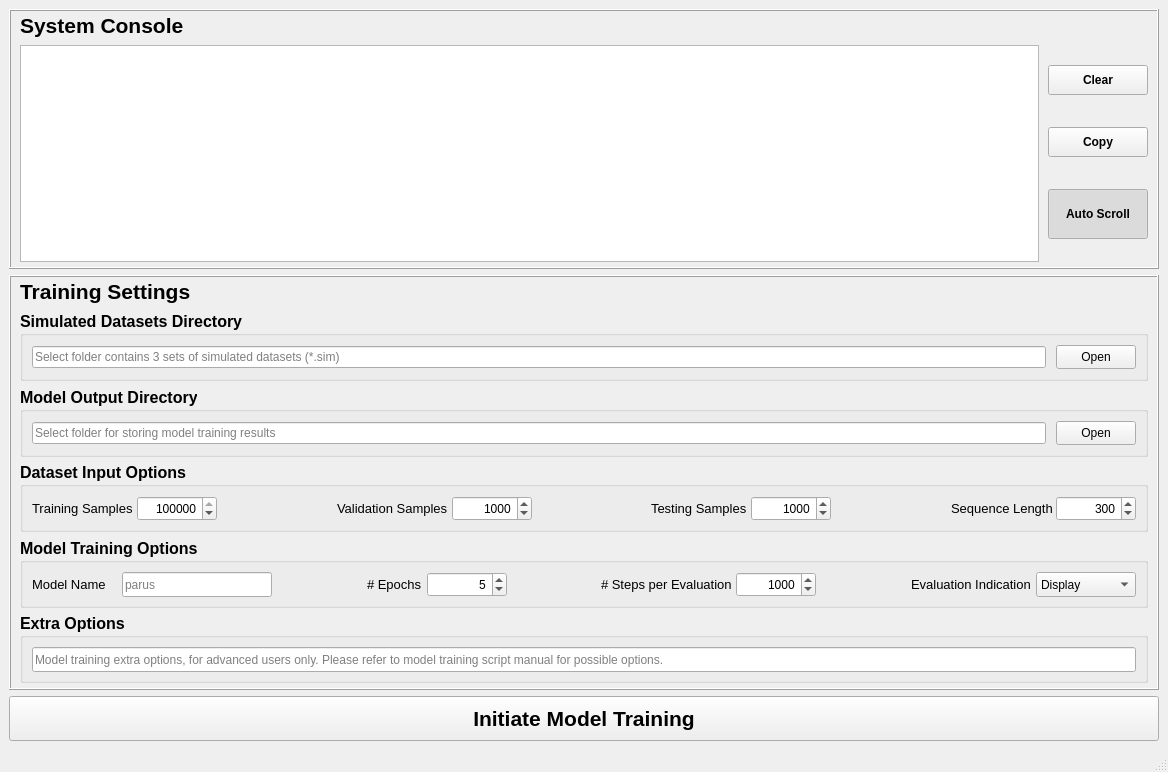
<?xml version="1.0" encoding="UTF-8"?>
<ui version="4.0">
 <class>ParusTrnWindow</class>
 <widget class="QMainWindow" name="ParusTrnWindow">
  <property name="geometry">
   <rect>
    <x>0</x>
    <y>0</y>
    <width>1168</width>
    <height>771</height>
   </rect>
  </property>
  <property name="windowTitle">
   <string>Parus - Model Training</string>
  </property>
  <widget class="QWidget" name="centralWidget">
   <layout class="QVBoxLayout" name="centralLayout">
    <item>
     <widget class="QFrame" name="conFrame">
      <property name="minimumSize">
       <size>
        <width>1150</width>
        <height>260</height>
       </size>
      </property>
      <property name="frameShape">
       <enum>QFrame::Shape::Box</enum>
      </property>
      <property name="frameShadow">
       <enum>QFrame::Shadow::Raised</enum>
      </property>
      <layout class="QGridLayout" name="conFrameLayout">
       <property name="topMargin">
        <number>0</number>
       </property>
       <property name="bottomMargin">
        <number>5</number>
       </property>
       <property name="horizontalSpacing">
        <number>9</number>
       </property>
       <item row="1" column="0">
        <widget class="QTextEdit" name="procConsole">
         <property name="minimumSize">
          <size>
           <width>1000</width>
           <height>0</height>
          </size>
         </property>
        </widget>
       </item>
       <item row="0" column="0" colspan="2">
        <widget class="QLabel" name="procConLabel">
         <property name="minimumSize">
          <size>
           <width>1110</width>
           <height>28</height>
          </size>
         </property>
         <property name="maximumSize">
          <size>
           <width>16777215</width>
           <height>28</height>
          </size>
         </property>
         <property name="font">
          <font>
           <pointsize>16</pointsize>
           <bold>true</bold>
          </font>
         </property>
         <property name="text">
          <string>System Console</string>
         </property>
        </widget>
       </item>
       <item row="1" column="1">
        <layout class="QVBoxLayout" name="conCtrlLayout">
         <property name="spacing">
          <number>12</number>
         </property>
         <item>
          <widget class="QPushButton" name="procConClear">
           <property name="minimumSize">
            <size>
             <width>100</width>
             <height>30</height>
            </size>
           </property>
           <property name="maximumSize">
            <size>
             <width>100</width>
             <height>30</height>
            </size>
           </property>
           <property name="font">
            <font>
             <bold>true</bold>
            </font>
           </property>
           <property name="text">
            <string>Clear</string>
           </property>
          </widget>
         </item>
         <item>
          <widget class="QPushButton" name="procConCopy">
           <property name="minimumSize">
            <size>
             <width>100</width>
             <height>30</height>
            </size>
           </property>
           <property name="maximumSize">
            <size>
             <width>100</width>
             <height>30</height>
            </size>
           </property>
           <property name="font">
            <font>
             <bold>true</bold>
            </font>
           </property>
           <property name="text">
            <string>Copy</string>
           </property>
          </widget>
         </item>
         <item>
          <widget class="QPushButton" name="procConScroll">
           <property name="minimumSize">
            <size>
             <width>100</width>
             <height>50</height>
            </size>
           </property>
           <property name="maximumSize">
            <size>
             <width>100</width>
             <height>50</height>
            </size>
           </property>
           <property name="font">
            <font>
             <bold>true</bold>
            </font>
           </property>
           <property name="text">
            <string>Auto Scroll</string>
           </property>
           <property name="checkable">
            <bool>true</bool>
           </property>
           <property name="checked">
            <bool>true</bool>
           </property>
          </widget>
         </item>
        </layout>
       </item>
      </layout>
     </widget>
    </item>
    <item>
     <widget class="QFrame" name="trnFrame">
      <property name="minimumSize">
       <size>
        <width>1150</width>
        <height>415</height>
       </size>
      </property>
      <property name="maximumSize">
       <size>
        <width>16777215</width>
        <height>415</height>
       </size>
      </property>
      <property name="frameShape">
       <enum>QFrame::Shape::Box</enum>
      </property>
      <property name="frameShadow">
       <enum>QFrame::Shadow::Raised</enum>
      </property>
      <layout class="QVBoxLayout" name="trnFrameLayout">
       <property name="topMargin">
        <number>0</number>
       </property>
       <property name="bottomMargin">
        <number>5</number>
       </property>
       <item>
        <widget class="QLabel" name="trnConLabel">
         <property name="minimumSize">
          <size>
           <width>1000</width>
           <height>28</height>
          </size>
         </property>
         <property name="maximumSize">
          <size>
           <width>16777215</width>
           <height>28</height>
          </size>
         </property>
         <property name="font">
          <font>
           <pointsize>16</pointsize>
           <bold>true</bold>
          </font>
         </property>
         <property name="text">
          <string>Training Settings</string>
         </property>
        </widget>
       </item>
       <item>
        <widget class="QGroupBox" name="simBox">
         <property name="minimumSize">
          <size>
           <width>1110</width>
           <height>70</height>
          </size>
         </property>
         <property name="maximumSize">
          <size>
           <width>16777215</width>
           <height>70</height>
          </size>
         </property>
         <property name="font">
          <font>
           <pointsize>12</pointsize>
           <bold>true</bold>
          </font>
         </property>
         <property name="title">
          <string>Simulated Datasets Directory</string>
         </property>
         <layout class="QHBoxLayout" name="simBoxLayout">
          <property name="spacing">
           <number>10</number>
          </property>
          <item>
           <widget class="QLineEdit" name="simPath">
            <property name="minimumSize">
             <size>
              <width>1000</width>
              <height>22</height>
             </size>
            </property>
            <property name="maximumSize">
             <size>
              <width>16777215</width>
              <height>22</height>
             </size>
            </property>
            <property name="font">
             <font>
              <pointsize>9</pointsize>
              <bold>false</bold>
             </font>
            </property>
            <property name="placeholderText">
             <string>Select folder contains 3 sets of simulated datasets (*.sim)</string>
            </property>
           </widget>
          </item>
          <item>
           <widget class="QPushButton" name="simSelect">
            <property name="minimumSize">
             <size>
              <width>80</width>
              <height>24</height>
             </size>
            </property>
            <property name="maximumSize">
             <size>
              <width>80</width>
              <height>24</height>
             </size>
            </property>
            <property name="font">
             <font>
              <pointsize>9</pointsize>
              <bold>false</bold>
             </font>
            </property>
            <property name="text">
             <string>Open</string>
            </property>
           </widget>
          </item>
         </layout>
        </widget>
       </item>
       <item>
        <widget class="QGroupBox" name="outBox">
         <property name="minimumSize">
          <size>
           <width>1110</width>
           <height>70</height>
          </size>
         </property>
         <property name="maximumSize">
          <size>
           <width>16777215</width>
           <height>70</height>
          </size>
         </property>
         <property name="font">
          <font>
           <pointsize>12</pointsize>
           <bold>true</bold>
          </font>
         </property>
         <property name="toolTip">
          <string>Generated dataset type</string>
         </property>
         <property name="title">
          <string>Model Output Directory</string>
         </property>
         <layout class="QHBoxLayout" name="outBoxLayout">
          <property name="spacing">
           <number>10</number>
          </property>
          <item>
           <widget class="QLineEdit" name="outPath">
            <property name="minimumSize">
             <size>
              <width>1000</width>
              <height>22</height>
             </size>
            </property>
            <property name="maximumSize">
             <size>
              <width>16777215</width>
              <height>22</height>
             </size>
            </property>
            <property name="font">
             <font>
              <pointsize>9</pointsize>
              <bold>false</bold>
             </font>
            </property>
            <property name="placeholderText">
             <string>Select folder for storing model training results</string>
            </property>
           </widget>
          </item>
          <item>
           <widget class="QPushButton" name="outSelect">
            <property name="minimumSize">
             <size>
              <width>80</width>
              <height>24</height>
             </size>
            </property>
            <property name="maximumSize">
             <size>
              <width>80</width>
              <height>24</height>
             </size>
            </property>
            <property name="font">
             <font>
              <pointsize>9</pointsize>
              <bold>false</bold>
             </font>
            </property>
            <property name="text">
             <string>Open</string>
            </property>
           </widget>
          </item>
         </layout>
        </widget>
       </item>
       <item>
        <widget class="QGroupBox" name="dsetGroup">
         <property name="minimumSize">
          <size>
           <width>1000</width>
           <height>70</height>
          </size>
         </property>
         <property name="maximumSize">
          <size>
           <width>16777215</width>
           <height>70</height>
          </size>
         </property>
         <property name="font">
          <font>
           <pointsize>12</pointsize>
           <bold>true</bold>
          </font>
         </property>
         <property name="title">
          <string>Dataset Input Options</string>
         </property>
         <layout class="QHBoxLayout" name="dsetGrpLayout">
          <item>
           <layout class="QHBoxLayout" name="trnSampLayout">
            <property name="spacing">
             <number>0</number>
            </property>
            <item>
             <widget class="QLabel" name="trnSampLabel">
              <property name="minimumSize">
               <size>
                <width>105</width>
                <height>25</height>
               </size>
              </property>
              <property name="maximumSize">
               <size>
                <width>105</width>
                <height>25</height>
               </size>
              </property>
              <property name="font">
               <font>
                <pointsize>10</pointsize>
                <bold>false</bold>
               </font>
              </property>
              <property name="text">
               <string>Training Samples</string>
              </property>
             </widget>
            </item>
            <item>
             <widget class="QSpinBox" name="trnSampSpinbox">
              <property name="minimumSize">
               <size>
                <width>80</width>
                <height>25</height>
               </size>
              </property>
              <property name="maximumSize">
               <size>
                <width>80</width>
                <height>25</height>
               </size>
              </property>
              <property name="font">
               <font>
                <pointsize>9</pointsize>
                <bold>false</bold>
               </font>
              </property>
              <property name="alignment">
               <set>Qt::AlignmentFlag::AlignRight|Qt::AlignmentFlag::AlignTrailing|Qt::AlignmentFlag::AlignVCenter</set>
              </property>
              <property name="minimum">
               <number>1000</number>
              </property>
              <property name="maximum">
               <number>999999999</number>
              </property>
              <property name="value">
               <number>500000</number>
              </property>
             </widget>
            </item>
           </layout>
          </item>
          <item>
           <spacer name="destSpacerL">
            <property name="orientation">
             <enum>Qt::Orientation::Horizontal</enum>
            </property>
            <property name="sizeHint" stdset="0">
             <size>
              <width>100</width>
              <height>20</height>
             </size>
            </property>
           </spacer>
          </item>
          <item>
           <layout class="QHBoxLayout" name="vldSampLayout">
            <property name="spacing">
             <number>0</number>
            </property>
            <item>
             <widget class="QLabel" name="vldSampLabel">
              <property name="minimumSize">
               <size>
                <width>115</width>
                <height>25</height>
               </size>
              </property>
              <property name="maximumSize">
               <size>
                <width>115</width>
                <height>25</height>
               </size>
              </property>
              <property name="font">
               <font>
                <pointsize>10</pointsize>
                <bold>false</bold>
               </font>
              </property>
              <property name="text">
               <string>Validation Samples</string>
              </property>
             </widget>
            </item>
            <item>
             <widget class="QSpinBox" name="vldSampSpinbox">
              <property name="minimumSize">
               <size>
                <width>80</width>
                <height>25</height>
               </size>
              </property>
              <property name="maximumSize">
               <size>
                <width>80</width>
                <height>25</height>
               </size>
              </property>
              <property name="font">
               <font>
                <pointsize>9</pointsize>
                <bold>false</bold>
               </font>
              </property>
              <property name="alignment">
               <set>Qt::AlignmentFlag::AlignRight|Qt::AlignmentFlag::AlignTrailing|Qt::AlignmentFlag::AlignVCenter</set>
              </property>
              <property name="minimum">
               <number>100</number>
              </property>
              <property name="maximum">
               <number>999999999</number>
              </property>
              <property name="value">
               <number>1000</number>
              </property>
             </widget>
            </item>
           </layout>
          </item>
          <item>
           <spacer name="dsetSpacerM">
            <property name="orientation">
             <enum>Qt::Orientation::Horizontal</enum>
            </property>
            <property name="sizeHint" stdset="0">
             <size>
              <width>100</width>
              <height>20</height>
             </size>
            </property>
           </spacer>
          </item>
          <item>
           <layout class="QHBoxLayout" name="tstSampLayout">
            <property name="spacing">
             <number>0</number>
            </property>
            <item>
             <widget class="QLabel" name="tstSampLabel">
              <property name="minimumSize">
               <size>
                <width>100</width>
                <height>25</height>
               </size>
              </property>
              <property name="maximumSize">
               <size>
                <width>100</width>
                <height>25</height>
               </size>
              </property>
              <property name="font">
               <font>
                <pointsize>10</pointsize>
                <bold>false</bold>
               </font>
              </property>
              <property name="text">
               <string>Testing Samples</string>
              </property>
             </widget>
            </item>
            <item>
             <widget class="QSpinBox" name="tstSampSpinbox">
              <property name="minimumSize">
               <size>
                <width>80</width>
                <height>25</height>
               </size>
              </property>
              <property name="maximumSize">
               <size>
                <width>80</width>
                <height>25</height>
               </size>
              </property>
              <property name="font">
               <font>
                <pointsize>9</pointsize>
                <bold>false</bold>
               </font>
              </property>
              <property name="alignment">
               <set>Qt::AlignmentFlag::AlignRight|Qt::AlignmentFlag::AlignTrailing|Qt::AlignmentFlag::AlignVCenter</set>
              </property>
              <property name="minimum">
               <number>100</number>
              </property>
              <property name="maximum">
               <number>999999999</number>
              </property>
              <property name="value">
               <number>1000</number>
              </property>
             </widget>
            </item>
           </layout>
          </item>
          <item>
           <spacer name="dsetSpacerR">
            <property name="orientation">
             <enum>Qt::Orientation::Horizontal</enum>
            </property>
            <property name="sizeHint" stdset="0">
             <size>
              <width>100</width>
              <height>20</height>
             </size>
            </property>
           </spacer>
          </item>
          <item>
           <layout class="QHBoxLayout" name="seqLenLayout">
            <property name="spacing">
             <number>0</number>
            </property>
            <item>
             <widget class="QLabel" name="seqLenLabel">
              <property name="minimumSize">
               <size>
                <width>105</width>
                <height>25</height>
               </size>
              </property>
              <property name="maximumSize">
               <size>
                <width>105</width>
                <height>25</height>
               </size>
              </property>
              <property name="font">
               <font>
                <pointsize>10</pointsize>
                <bold>false</bold>
               </font>
              </property>
              <property name="text">
               <string>Sequence Length</string>
              </property>
             </widget>
            </item>
            <item>
             <widget class="QSpinBox" name="seqLenSpinbox">
              <property name="minimumSize">
               <size>
                <width>80</width>
                <height>25</height>
               </size>
              </property>
              <property name="maximumSize">
               <size>
                <width>80</width>
                <height>25</height>
               </size>
              </property>
              <property name="font">
               <font>
                <pointsize>9</pointsize>
                <bold>false</bold>
               </font>
              </property>
              <property name="alignment">
               <set>Qt::AlignmentFlag::AlignRight|Qt::AlignmentFlag::AlignTrailing|Qt::AlignmentFlag::AlignVCenter</set>
              </property>
              <property name="minimum">
               <number>100</number>
              </property>
              <property name="maximum">
               <number>10000</number>
              </property>
              <property name="value">
               <number>300</number>
              </property>
             </widget>
            </item>
           </layout>
          </item>
         </layout>
        </widget>
       </item>
       <item>
        <widget class="QGroupBox" name="trnGroup">
         <property name="minimumSize">
          <size>
           <width>1000</width>
           <height>70</height>
          </size>
         </property>
         <property name="maximumSize">
          <size>
           <width>16777215</width>
           <height>70</height>
          </size>
         </property>
         <property name="font">
          <font>
           <pointsize>12</pointsize>
           <bold>true</bold>
          </font>
         </property>
         <property name="title">
          <string>Model Training Options</string>
         </property>
         <layout class="QHBoxLayout" name="trnGrpLayout">
          <item>
           <layout class="QHBoxLayout" name="modNameLayout">
            <property name="spacing">
             <number>0</number>
            </property>
            <item>
             <widget class="QLabel" name="modNameLabel">
              <property name="minimumSize">
               <size>
                <width>90</width>
                <height>25</height>
               </size>
              </property>
              <property name="maximumSize">
               <size>
                <width>90</width>
                <height>25</height>
               </size>
              </property>
              <property name="font">
               <font>
                <pointsize>10</pointsize>
                <bold>false</bold>
               </font>
              </property>
              <property name="text">
               <string>Model Name</string>
              </property>
             </widget>
            </item>
            <item>
             <widget class="QLineEdit" name="modNameLine">
              <property name="minimumSize">
               <size>
                <width>150</width>
                <height>25</height>
               </size>
              </property>
              <property name="maximumSize">
               <size>
                <width>16777215</width>
                <height>25</height>
               </size>
              </property>
              <property name="font">
               <font>
                <pointsize>9</pointsize>
                <bold>false</bold>
               </font>
              </property>
              <property name="placeholderText">
               <string>parus</string>
              </property>
             </widget>
            </item>
           </layout>
          </item>
          <item>
           <spacer name="trnSpacerL">
            <property name="orientation">
             <enum>Qt::Orientation::Horizontal</enum>
            </property>
            <property name="sizeHint" stdset="0">
             <size>
              <width>100</width>
              <height>20</height>
             </size>
            </property>
           </spacer>
          </item>
          <item>
           <layout class="QHBoxLayout" name="nEpLayout">
            <property name="spacing">
             <number>0</number>
            </property>
            <item>
             <widget class="QLabel" name="nEpLabel">
              <property name="minimumSize">
               <size>
                <width>60</width>
                <height>25</height>
               </size>
              </property>
              <property name="maximumSize">
               <size>
                <width>60</width>
                <height>25</height>
               </size>
              </property>
              <property name="font">
               <font>
                <pointsize>10</pointsize>
                <bold>false</bold>
               </font>
              </property>
              <property name="toolTip">
               <string>Total number of epoches for training</string>
              </property>
              <property name="text">
               <string># Epochs</string>
              </property>
             </widget>
            </item>
            <item>
             <widget class="QSpinBox" name="nEpSpinbox">
              <property name="minimumSize">
               <size>
                <width>80</width>
                <height>25</height>
               </size>
              </property>
              <property name="maximumSize">
               <size>
                <width>80</width>
                <height>25</height>
               </size>
              </property>
              <property name="font">
               <font>
                <pointsize>9</pointsize>
                <bold>false</bold>
               </font>
              </property>
              <property name="toolTip">
               <string>Total number of epoches for training</string>
              </property>
              <property name="alignment">
               <set>Qt::AlignmentFlag::AlignRight|Qt::AlignmentFlag::AlignTrailing|Qt::AlignmentFlag::AlignVCenter</set>
              </property>
              <property name="minimum">
               <number>1</number>
              </property>
              <property name="maximum">
               <number>1000</number>
              </property>
              <property name="value">
               <number>5</number>
              </property>
             </widget>
            </item>
           </layout>
          </item>
          <item>
           <spacer name="trnSpacerM">
            <property name="orientation">
             <enum>Qt::Orientation::Horizontal</enum>
            </property>
            <property name="sizeHint" stdset="0">
             <size>
              <width>100</width>
              <height>20</height>
             </size>
            </property>
           </spacer>
          </item>
          <item>
           <layout class="QHBoxLayout" name="stpEvalLayout">
            <property name="spacing">
             <number>0</number>
            </property>
            <item>
             <widget class="QLabel" name="stpEvalLabel">
              <property name="minimumSize">
               <size>
                <width>135</width>
                <height>25</height>
               </size>
              </property>
              <property name="maximumSize">
               <size>
                <width>135</width>
                <height>25</height>
               </size>
              </property>
              <property name="font">
               <font>
                <pointsize>10</pointsize>
                <bold>false</bold>
               </font>
              </property>
              <property name="toolTip">
               <string>Number of training steps between each model validation</string>
              </property>
              <property name="text">
               <string># Steps per Evaluation</string>
              </property>
             </widget>
            </item>
            <item>
             <widget class="QSpinBox" name="stpEvalSpinbox">
              <property name="minimumSize">
               <size>
                <width>80</width>
                <height>25</height>
               </size>
              </property>
              <property name="maximumSize">
               <size>
                <width>80</width>
                <height>25</height>
               </size>
              </property>
              <property name="font">
               <font>
                <pointsize>9</pointsize>
                <bold>false</bold>
               </font>
              </property>
              <property name="toolTip">
               <string>Number of training steps between each model validation</string>
              </property>
              <property name="alignment">
               <set>Qt::AlignmentFlag::AlignRight|Qt::AlignmentFlag::AlignTrailing|Qt::AlignmentFlag::AlignVCenter</set>
              </property>
              <property name="minimum">
               <number>100</number>
              </property>
              <property name="maximum">
               <number>999999999</number>
              </property>
              <property name="value">
               <number>1000</number>
              </property>
             </widget>
            </item>
           </layout>
          </item>
          <item>
           <spacer name="trnSpacerR">
            <property name="orientation">
             <enum>Qt::Orientation::Horizontal</enum>
            </property>
            <property name="sizeHint" stdset="0">
             <size>
              <width>100</width>
              <height>20</height>
             </size>
            </property>
           </spacer>
          </item>
          <item>
           <layout class="QHBoxLayout" name="indEvalLayout">
            <property name="spacing">
             <number>0</number>
            </property>
            <item>
             <widget class="QLabel" name="indEvalLabel">
              <property name="minimumSize">
               <size>
                <width>125</width>
                <height>25</height>
               </size>
              </property>
              <property name="maximumSize">
               <size>
                <width>125</width>
                <height>25</height>
               </size>
              </property>
              <property name="font">
               <font>
                <pointsize>10</pointsize>
                <bold>false</bold>
               </font>
              </property>
              <property name="toolTip">
               <string>Number of training steps between each model validation</string>
              </property>
              <property name="text">
               <string>Evaluation Indication</string>
              </property>
             </widget>
            </item>
            <item>
             <widget class="QComboBox" name="indEvalCombo">
              <property name="minimumSize">
               <size>
                <width>100</width>
                <height>25</height>
               </size>
              </property>
              <property name="maximumSize">
               <size>
                <width>100</width>
                <height>25</height>
               </size>
              </property>
              <property name="font">
               <font>
                <pointsize>9</pointsize>
                <bold>false</bold>
               </font>
              </property>
              <property name="currentIndex">
               <number>1</number>
              </property>
              <item>
               <property name="text">
                <string>NONE</string>
               </property>
              </item>
              <item>
               <property name="text">
                <string>Display</string>
               </property>
              </item>
              <item>
               <property name="text">
                <string>Save Image</string>
               </property>
              </item>
             </widget>
            </item>
           </layout>
          </item>
         </layout>
        </widget>
       </item>
       <item>
        <widget class="QGroupBox" name="exGroup">
         <property name="minimumSize">
          <size>
           <width>1000</width>
           <height>70</height>
          </size>
         </property>
         <property name="maximumSize">
          <size>
           <width>16777215</width>
           <height>70</height>
          </size>
         </property>
         <property name="font">
          <font>
           <pointsize>12</pointsize>
           <bold>true</bold>
          </font>
         </property>
         <property name="title">
          <string>Extra Options</string>
         </property>
         <layout class="QHBoxLayout" name="exGrpLayout">
          <item>
           <widget class="QLineEdit" name="exOptLine">
            <property name="minimumSize">
             <size>
              <width>400</width>
              <height>25</height>
             </size>
            </property>
            <property name="maximumSize">
             <size>
              <width>16777215</width>
              <height>25</height>
             </size>
            </property>
            <property name="font">
             <font>
              <pointsize>9</pointsize>
              <bold>false</bold>
             </font>
            </property>
            <property name="placeholderText">
             <string>Model training extra options, for advanced users only. Please refer to model training script manual for possible options.</string>
            </property>
           </widget>
          </item>
         </layout>
        </widget>
       </item>
      </layout>
     </widget>
    </item>
    <item>
     <widget class="QPushButton" name="procButton">
      <property name="minimumSize">
       <size>
        <width>1150</width>
        <height>45</height>
       </size>
      </property>
      <property name="maximumSize">
       <size>
        <width>16777215</width>
        <height>45</height>
       </size>
      </property>
      <property name="font">
       <font>
        <pointsize>16</pointsize>
        <bold>true</bold>
       </font>
      </property>
      <property name="text">
       <string>Initiate Model Training</string>
      </property>
     </widget>
    </item>
   </layout>
  </widget>
  <widget class="QStatusBar" name="statBar"/>
 </widget>
 <resources/>
 <connections/>
</ui>
